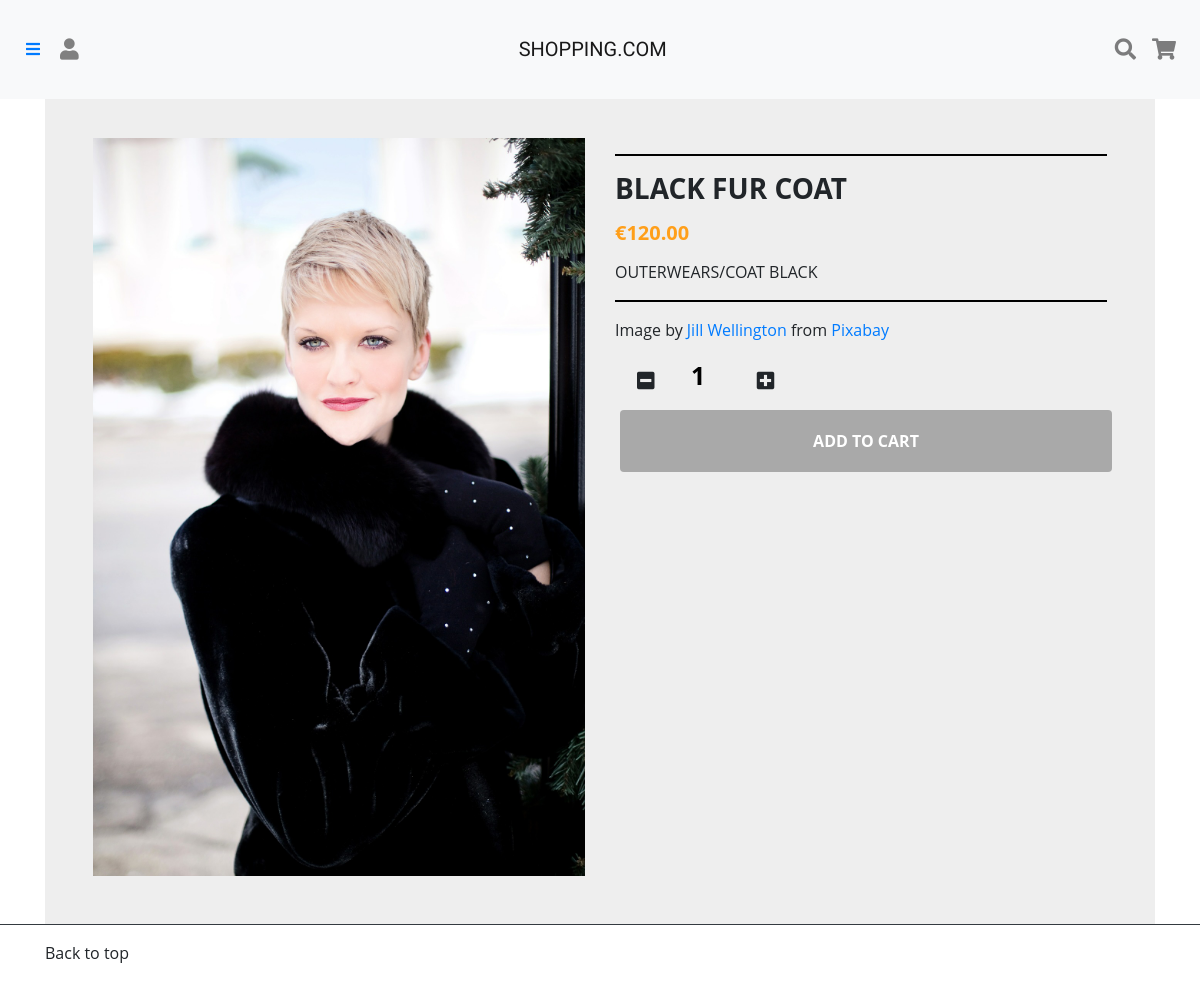
Page /product/viewProduct.php?productNo=1030 on the committed database.
### tables this page shows
CREATE TABLE Product(
p_id INT(6) UNSIGNED AUTO_INCREMENT PRIMARY KEY,
p_name VARCHAR(30) NOT NULL,
p_category VARCHAR(30) NOT NULL,
p_sub VARCHAR(30) NOT NULL,
p_colour VARCHAR(30) NOT NULL,
p_price DECIMAL(5,2) NOT NULL,
p_quantity INT(6) NOT NULL,
p_description VARCHAR(1000)
);

### controller/Product_cont.php (called while the page is built, shortened)
<?php
	include 'Controller.php';
	class Product_Controller extends Controller{
		public function __construct(){
			$this->model= new Product_model();
		}
    	public function productView(){
    		$pid = $_REQUEST['productNo'];
    		$product = $this->model->selectProduct($pid);
    		require_once $_SERVER["DOCUMENT_ROOT"]."/mall/view/header.php";
			require_once $_SERVER["DOCUMENT_ROOT"]."/mall/view/product_detail.php";
			require_once $_SERVER["DOCUMENT_ROOT"]."/mall/view/footer.php";
		}
	}

### product/viewProduct.php (called while the page is built)
<?php
  include $_SERVER["DOCUMENT_ROOT"].'/mall/controller/Product_cont.php';
  include $_SERVER["DOCUMENT_ROOT"].'/mall/model/Product_model.php';
  $controller = new Product_Controller();
  $controller -> productView();
?>

### model/Model.php (called while the page is built, shortened)
<?php
	class Model{
		private $host = 'localhost';
		private $dbuser ='d1234';
		private $dbpwd = '1234';
		private $database = 'mysql';
		public function __construct(){
			$this->pdo = new PDO("mysql:host=$this->host;dbname=$this->database", $this->dbuser, $this->dbpwd);
		}
	}

### model/Product_model.php (called while the page is built, shortened)
<?php
	include 'Model.php';
	class Product_Model extends Model{
		function selectProduct($pid){
			$sql = "SELECT * from product where p_id = '$pid'";
			$stmt = $this->pdo->prepare($sql);
			$stmt->execute();
			return $stmt->fetch();
		}
	}

### view/product_detail.php (the view, shortened to what this page needs)
<main id="main product-main">
	<div class="container">
		<div class="card-detail">
			<div class="container-fliud">
				<div class="wrapper row">
					<div class="preview col-md-6">
						<div class="preview-pic tab-content">
						  	<?php
		            		$image_src = "/mall/public/img/{$product['p_category']}/{$product['p_id']}.jpg";
		        			?>
							<img class="img-detail" src=<?php echo $image_src;?>>
						</div>
					</div>
					<div class="details col-md-6">
						<hr style="width: 100%; color: black; height: 1px; background-color:black;" />
						<h3 class="product-title"><?php echo $product['p_name'];?></h3>
						<h5 class="price"><span>€<?php echo $product['p_price'];?></span></h5>
						<div class="rows">
							<span class="info"><?php echo $product['p_category'];?>/<?php echo $product['p_sub'];?></span>
							<span class="info text-right"><?php echo $product['p_colour'];?></span>
						</div>
						<hr style="width: 100%; color: black; height: 1px; background-color:black;" />
						<p class="product-description"><?php echo $product['p_description'];?></p>
						<div class="row">
				 			<div class="col-md-6 product-qty">
				  				<span class="btn btn-default btn-lg btn-qty minus">
				  					<span class="fas fa-minus-square" aria-hidden="true"></span>
				  				</span>
				  				<input type="number" class="count p-quantity text-center" value="1">
				  				<span class="btn btn-default btn-lg btn-qty plus">
				   					<span class="fas fa-plus-square" aria-hidden="true"></span>
				  				</span>
				  			</div>
			 			</div>
						<div class="action">
							<?php if ((isset($_SESSION['user']))&&($_SESSION['user']=='Admin')):?>
							<?php $id = $product['p_id']; $cat = "'".$product['p_category']."'";?>
				  				<div class="row">
				 					<div class="col-md-12 text-center">
				  						<button class="btn btn-dark btn-block cbutton" onclick="location.href='/mall/product/modifyProduct.php?pid='+<?php echo $id?>">
							   				Modify Product
				  						</button>
				 					</div>
				 				</div>
				 				<div class="row">
				 					<div class="col-md-12 text-center">
				  						<button class="btn btn-dark btn-block cbutton mt-auto" onclick="javascript:deleteObject(<?php echo$cat;?>,<?php echo $id;?>)">
				  							Delete Product
				  						</button>
				 					</div>
				 				</div>
			  				<?php else: ?>
				  				<div class="row">
				 					<div class="col-md-12 text-center">
				 						<?php if (isset($_SESSION['user'])):?>
				  							<button id = "addcart" class="btn addcart btn-dark btn-block cbutton" value="Add to Cart">Add to Cart
				  						<?php else:?>
				  							<button id = "addcart-notlogin" class="btn addcart-notlogin btn-dark btn-block cbutton">Add to Cart
				  						<?php endif;?>
				  						</button>
				 					</div>
				 				</div>
			  				<?php endif?>
						</div>
					</div>
				</div>
			</div>
		</div>
	</div>
</main>

### public/css/styles.css (style rules this page uses)
main { margin-top:5%; }
.count { color: #000; display: inline-block; width:50px; font-size: 25px; font-weight: 700; line-height: 30px; padding: 0 2px; text-align: center; background: transparent; border-top: transparent !important; border-left: transparent !important; border-right: transparent !important; border-bottom: transparent !important; }
span { -webkit-user-select: none; -moz-user-select: none; -ms-user-select: none; }

### public/css/grid.css (style rules this page uses)
.container { display:flex; }
.btn { margin : 5px; }
img { max-width: 100%; }
.preview { display: -webkit-box; display: -webkit-flex; display: -ms-flexbox; display: flex; -webkit-box-orient: vertical; -webkit-box-direction: normal; -webkit-flex-direction: column; -ms-flex-direction: column; flex-direction: column; }
.preview-pic { -webkit-box-flex: 1; -webkit-flex-grow: 1; -ms-flex-positive: 1; flex-grow: 1; }
.tab-content { overflow: hidden; }
.tab-content img { width: 100%; }
.card-detail { margin-top: 30px; background: #eee; padding: 3em; line-height: 1.5em; }
@media screen and (min-width: 997px) { .wrapper { display: -webkit-box; display: -webkit-flex; display: -ms-flexbox; display: flex; } }
.details { display: -webkit-box; display: -webkit-flex; display: -ms-flexbox; display: flex; -webkit-box-orient: vertical; -webkit-box-direction: normal; -webkit-flex-direction: column; -ms-flex-direction: column; flex-direction: column; }
.product-title, .price { text-transform: UPPERCASE; font-weight: bold; }
.info { text-transform: UPPERCASE; }
.checked, .price span { color: #ff9f1a; }
.product-title, .rating, .product-description, .price, .vote, .sizes { margin-bottom: 15px; }
.product-title { margin-top: 0; }
.cbutton, .like { background: #a9a9a9; padding: 1.2em 1.5em; border: none; text-transform: UPPERCASE; font-weight: bold; color: #fff; -webkit-transition: background .3s ease; transition: background .3s ease; }

### rows in the picture
product: p_category+p_id (picture), p_name "BLACK FUR COAT", p_price "120.00", p_category "OUTERWEARS", p_sub "COAT", p_colour "BLACK", p_description "Image by Jill Wellington from Pixabay"
